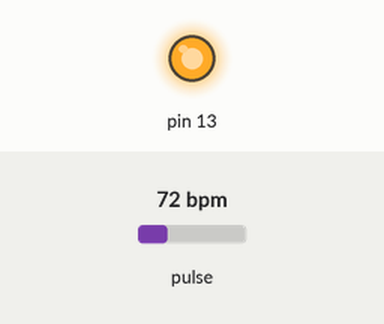
Bench run of a sketch on a simulated Arduino Uno, built with avr-gcc and run on an emulated ATmega328P. Shown: output pins drawn as LEDs (lit = HIGH). Dashed ring = blinking. The inputs (shaded band) are chosen by the test bench; at power-on: pulse 72 bpm. What the sketch prints to the serial monitor is not drawn.

Above: at 1.8 s.
1.9 s: pulse set to 61 bpm
3.4 s: pulse set to 57 bpm
At 4.8 s:
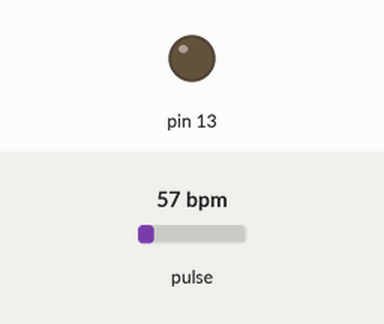
6.4 s: pulse set to 70 bpm
At 8.2 s:
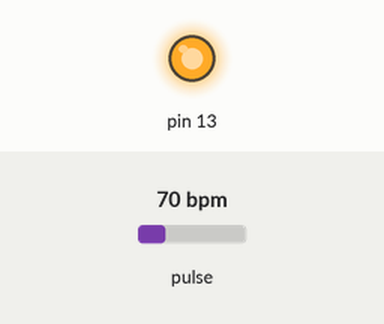
8.6 s: pulse set to 42 bpm
At 11.0 s:
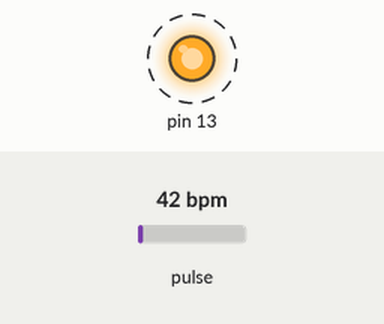
Timing chart, 0 to 12.6 s (numbered marks = the images above; inputs shaded):
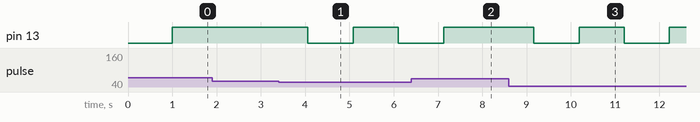

The sketch:

Getting_BPM_to_Monitor.ino
```cpp
// Set-up low-level interrupts for most acurate BPM math.
#define USE_ARDUINO_INTERRUPTS true

// Includes the PulseSensorPlayground Library.
#include <PulseSensorPlayground.h>

// PulseSensor PURPLE WIRE connected to ANALOG PIN 0
const int PulseWire = 0;

// The on-board Arduino LED, close to PIN 13.
const int LED13 = 13;

/*Determine which Signal to "count as a beat" and which to ignore.
 *Use the "Gettting Started Project" to fine-tune Threshold Value beyond default setting.
 *Otherwise leave the default "550" value.
*/
int Threshold = 550;

// To keep track when there isn't any pulse
int Timer = 0;

// Creates an instance of the PulseSensorPlayground object called "pulseSensor"
PulseSensorPlayground pulseSensor;

void setup() {
  Serial.begin(9600);
  pulseSensor.analogInput(PulseWire);
  pulseSensor.blinkOnPulse(LED13);
  pulseSensor.setThreshold(Threshold);

  // Double-check the "pulseSensor" object was created and "began" seeing a signal.
  if (pulseSensor.begin()) {
    Serial.println("We created a pulseSensor Object !");  //This prints one time at Arduino power-up,  or on Arduino reset.
  }
}

void loop() {
  int myBPM = pulseSensor.getBeatsPerMinute(); // Calls function on our pulseSensor object that returns BPM as an "int".
                                               // "myBPM" hold this BPM value now.
  Timer = Timer + 1;                           // Add 1 to "Timer" every second
  delay(1000);

  if (pulseSensor.sawStartOfBeat()) {              // Constantly test to see if "a beat happened".
    Serial.println("♥  A HeartBeat Happened ! ");  // If test is "true", print a message "a heartbeat happened".
    Serial.print("BPM: ");                         // Print phrase "BPM: "
    Serial.println(myBPM);                         // Print the value inside of myBPM.
    Timer = 0;                                     // If there's a beat reset the timer to zero
 }

  // If "Timer" has not been reset, there's no pulse
  if (Timer > 1){
    Serial.println("No pulse");
 }

 delay(20);
}
```

Measured:
- the behaviour switches between 59 and 58 bpm on pulse (found by bisection; images 0 and 1)
- after the input at 1.9 s, every drawn part: stays the same
- after the input at 3.4 s, pin 13: HIGH → LOW after 0.66 s, → HIGH 1.0 s later, → LOW 1.0 s later
- after the input at 6.4 s, pin 13: goes on until 7.1 s, then stays HIGH
- after the input at 8.6 s, pin 13: alternates HIGH for 1.0 s and LOW for 1.0 s, starting after 0.57 s
